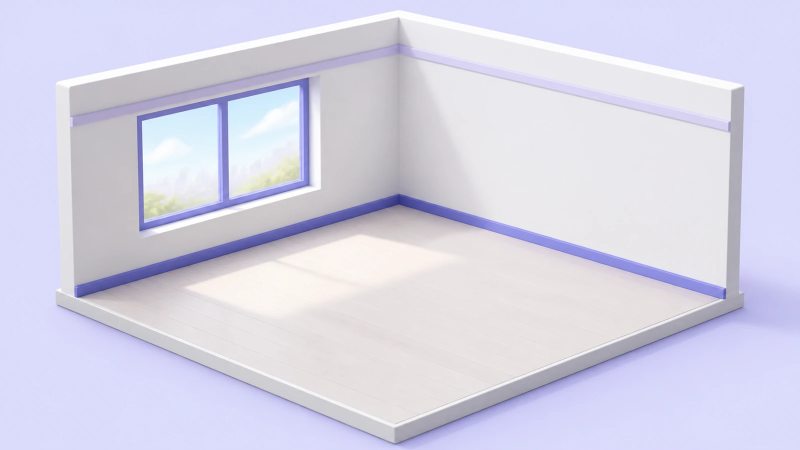
#> input picture assets/study_room/base/room_default.webp, 1600 x 900 px (shown at 1/2 size)
$ python -i image_input_service.py   (imports and definitions only)
#> lines starting #> are read from the running program, lines starting #| are printed output that depends on the picture
import base64
import binascii
import hashlib
import io
import warnings
from collections.abc import Sequence
from dataclasses import asdict, dataclass
from pathlib import Path
from typing import Any, Final

from PIL import Image, ImageOps, UnidentifiedImageError


MAX_IMAGE_UPLOAD_BYTES: Final[int] = 5 * 1024 * 1024
MAX_IMAGE_COUNT: Final[int] = 8
MAX_TOTAL_IMAGE_UPLOAD_BYTES: Final[int] = 15 * 1024 * 1024
MAX_PREPARED_IMAGE_BYTES: Final[int] = 10 * 1024 * 1024
MAX_TOTAL_PREPARED_IMAGE_BYTES: Final[int] = 20 * 1024 * 1024
MAX_IMAGE_INPUT_PIXELS: Final[int] = 24_000_000
AI_IMAGE_MAX_DIMENSION: Final[int] = 2_048
MIN_IMAGE_DIMENSION: Final[int] = 32
SUPPORTED_IMAGE_EXTENSIONS: Final[tuple[str, ...]] = (
    ".png",
    ".jpg",
    ".jpeg",
    ".webp",
)
SUPPORTED_IMAGE_FORMAT_MIME_TYPES: Final[dict[str, str]] = {
    "PNG": "image/png",
    "JPEG": "image/jpeg",
    "WEBP": "image/webp",
}
SUPPORTED_IMAGE_EXTENSION_FORMATS: Final[dict[str, str]] = {
    ".png": "PNG",
    ".jpg": "JPEG",
    ".jpeg": "JPEG",
    ".webp": "WEBP",
}


class ImageInputValidationError(ValueError):
    """업로드 이미지가 안전한 AI 입력 규칙을 만족하지 못했습니다."""


@dataclass(frozen=True)
class PreparedImageInput:
    """메타데이터를 제거하고 AI 입력용으로 정규화한 이미지입니다."""

    data_url: str
    mime_type: str
    width: int
    height: int
    original_size_bytes: int
    prepared_size_bytes: int
    sha256: str

    # [147 lines left out: functions to_session_payload, _validate_image_filename, _validate_declared_mime_type, _save_normalized_image, prepare_image_for_ai, not called in this run]


def prepare_images_for_ai(
    image_uploads: Sequence[tuple[bytes, str, str | None]],
) -> tuple[PreparedImageInput, ...]:
    """여러 이미지를 개수·총용량까지 검증해 첨부 순서대로 준비합니다."""

    if not image_uploads:
        raise ImageInputValidationError("이미지 파일을 한 장 이상 선택해주세요.")
    if len(image_uploads) > MAX_IMAGE_COUNT:
        raise ImageInputValidationError(
            f"이미지는 한 번에 최대 {MAX_IMAGE_COUNT}장까지 사용할 수 있습니다."
        )
    total_upload_size = sum(
        len(image_bytes)
        for image_bytes, _filename, _mime_type in image_uploads
        if isinstance(image_bytes, bytes)
    )
    if total_upload_size > MAX_TOTAL_IMAGE_UPLOAD_BYTES:
        raise ImageInputValidationError(
            "이미지 전체 용량이 너무 큽니다. "
            f"합계 {MAX_TOTAL_IMAGE_UPLOAD_BYTES // (1024 * 1024)}MB 이하로 "
            "줄여주세요."
        )

    prepared_images = tuple(
        prepare_image_for_ai(
            image_bytes=image_bytes,
            filename=filename,
            declared_mime_type=mime_type,
        )
        for image_bytes, filename, mime_type in image_uploads
    )
    if (
        sum(image.prepared_size_bytes for image in prepared_images)
        > MAX_TOTAL_PREPARED_IMAGE_BYTES
    ):
        raise ImageInputValidationError(
            "분석용 이미지 전체 크기가 너무 큽니다. 이미지 수나 해상도를 줄여주세요."
        )
    image_hashes = [image.sha256 for image in prepared_images]
    if len(image_hashes) != len(set(image_hashes)):
        raise ImageInputValidationError(
            "같은 이미지가 두 번 이상 첨부되어 있습니다. 중복 이미지를 제거해주세요."
        )
    return prepared_images


# [94 lines left out: functions restore_prepared_image, restore_prepared_images, build_input_image_content, not called in this run]

>>> import cv2
>>> picture = cv2.imread('../assets/study_room/base/room_default.webp', cv2.IMREAD_GRAYSCALE)
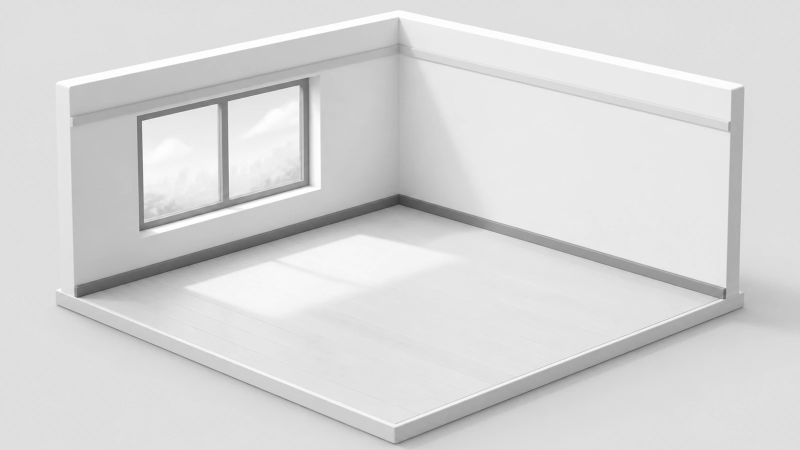
#> picture: shape (900, 1600) (shown at 1/2 size); min 49, max 255, mean 215.4
#> (the run stopped early here; a loop or call above may not have finished)
